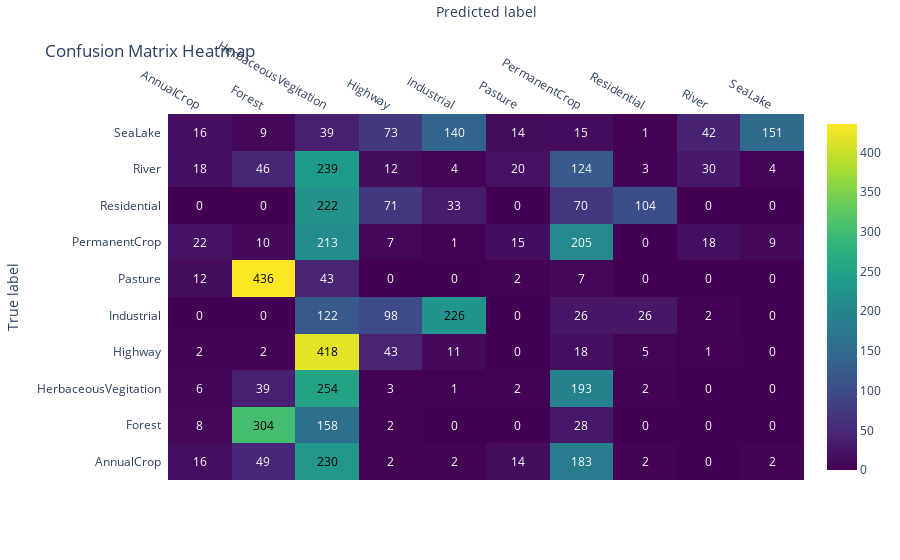

Source (notebook cell):
### Code cell
## using this because my matplotlib is broken
## feel free to use the block from above if yours work. 

import plotly.figure_factory as ff

z = cm.tolist()  # Convert the confusion matrix to a nested list
z_text = [["{:.0f}".format(y) for y in x] for x in z]  # Format values as strings

fig = ff.create_annotated_heatmap(
    z=z,
    x=class_names,
    y=class_names,
    annotation_text=z_text,
    colorscale="Viridis",
    showscale=True
)

fig.update_layout(
    title="Confusion Matrix Heatmap",
    xaxis_title="Predicted label",
    yaxis_title="True label",
    font=dict(size=12)
)

fig.show()

### Figure 1 — Plotly figure (JSON) as saved in the notebook; plotly's stock layout.template omitted (floating-point values rounded to 4 significant figures)
{"data": [{"colorscale": [[0, "#440154"], [0.1111, "#482878"], [0.2222, "#3e4989"], [0.3333, "#31688e"], [0.4444, "#26828e"], [0.5556, "#1f9e89"], [0.6667, "#35b779"], [0.7778, "#6ece58"], [0.8889, "#b5de2b"], [1, "#fde725"]], "reversescale": false, "showscale": true, "type": "heatmap", "x": ["AnnualCrop", "Forest", "HerbaceousVegitation", "Highway", "Industrial", "Pasture", "PermanentCrop", "Residential", "River", "SeaLake"], "y": ["AnnualCrop", "Forest", "HerbaceousVegitation", "Highway", "Industrial", "Pasture", "PermanentCrop", "Residential", "River", "SeaLake"], "z": [[16, 49, 230, 2, 2, 14, 183, 2, 0, 2], [8, 304, 158, 2, 0, 0, 28, 0, 0, 0], [6, 39, 254, 3, 1, 2, 193, 2, 0, 0], [2, 2, 418, 43, 11, 0, 18, 5, 1, 0], [0, 0, 122, 98, 226, 0, 26, 26, 2, 0], [12, 436, 43, 0, 0, 2, 7, 0, 0, 0], [22, 10, 213, 7, 1, 15, 205, 0, 18, 9], [0, 0, 222, 71, 33, 0, 70, 104, 0, 0], [18, 46, 239, 12, 4, 20, 124, 3, 30, 4], [16, 9, 39, 73, 140, 14, 15, 1, 42, 151]]}], "layout": {"annotations": [{"font": {"color": "#FFFFFF"}, "showarrow": false, "text": "16", "x": "AnnualCrop", "xref": "x", "y": "AnnualCrop", "yref": "y"}, {"font": {"color": "#FFFFFF"}, "showarrow": false, "text": "49", "x": "Forest", "xref": "x", "y": "AnnualCrop", "yref": "y"}, {"font": {"color": "#000000"}, "showarrow": false, "text": "230", "x": "HerbaceousVegitation", "xref": "x", "y": "AnnualCrop", "yref": "y"}, {"font": {"color": "#FFFFFF"}, "showarrow": false, "text": "2", "x": "Highway", "xref": "x", "y": "AnnualCrop", "yref": "y"}, {"font": {"color": "#FFFFFF"}, "showarrow": false, "text": "2", "x": "Industrial", "xref": "x", "y": "AnnualCrop", "yref": "y"}, {"font": {"color": "#FFFFFF"}, "showarrow": false, "text": "14", "x": "Pasture", "xref": "x", "y": "AnnualCrop", "yref": "y"}, {"font": {"color": "#FFFFFF"}, "showarrow": false, "text": "183", "x": "PermanentCrop", "xref": "x", "y": "AnnualCrop", "yref": "y"}, {"font": {"color": "#FFFFFF"}, "showarrow": false, "text": "2", "x": "Residential", "xref": "x", "y": "AnnualCrop", "yref": "y"}, {"font": {"color": "#FFFFFF"}, "showarrow": false, "text": "0", "x": "River", "xref": "x", "y": "AnnualCrop", "yref": "y"}, {"font": {"color": "#FFFFFF"}, "showarrow": false, "text": "2", "x": "SeaLake", "xref": "x", "y": "AnnualCrop", "yref": "y"}, {"font": {"color": "#FFFFFF"}, "showarrow": false, "text": "8", "x": "AnnualCrop", "xref": "x", "y": "Forest", "yref": "y"}, {"font": {"color": "#000000"}, "showarrow": false, "text": "304", "x": "Forest", "xref": "x", "y": "Forest", "yref": "y"}, {"font": {"color": "#FFFFFF"}, "showarrow": false, "text": "158", "x": "HerbaceousVegitation", "xref": "x", "y": "Forest", "yref": "y"}, {"font": {"color": "#FFFFFF"}, "showarrow": false, "text": "2", "x": "Highway", "xref": "x", "y": "Forest", "yref": "y"}, {"font": {"color": "#FFFFFF"}, "showarrow": false, "text": "0", "x": "Industrial", "xref": "x", "y": "Forest", "yref": "y"}, {"font": {"color": "#FFFFFF"}, "showarrow": false, "text": "0", "x": "Pasture", "xref": "x", "y": "Forest", "yref": "y"}, {"font": {"color": "#FFFFFF"}, "showarrow": false, "text": "28", "x": "PermanentCrop", "xref": "x", "y": "Forest", "yref": "y"}, {"font": {"color": "#FFFFFF"}, "showarrow": false, "text": "0", "x": "Residential", "xref": "x", "y": "Forest", "yref": "y"}, {"font": {"color": "#FFFFFF"}, "showarrow": false, "text": "0", "x": "River", "xref": "x", "y": "Forest", "yref": "y"}, {"font": {"color": "#FFFFFF"}, "showarrow": false, "text": "0", "x": "SeaLake", "xref": "x", "y": "Forest", "yref": "y"}, {"font": {"color": "#FFFFFF"}, "showarrow": false, "text": "6", "x": "AnnualCrop", "xref": "x", "y": "HerbaceousVegitation", "yref": "y"}, {"font": {"color": "#FFFFFF"}, "showarrow": false, "text": "39", "x": "Forest", "xref": "x", "y": "HerbaceousVegitation", "yref": "y"}, {"font": {"color": "#000000"}, "showarrow": false, "text": "254", "x": "HerbaceousVegitation", "xref": "x", "y": "HerbaceousVegitation", "yref": "y"}, {"font": {"color": "#FFFFFF"}, "showarrow": false, "text": "3", "x": "Highway", "xref": "x", "y": "HerbaceousVegitation", "yref": "y"}, {"font": {"color": "#FFFFFF"}, "showarrow": false, "text": "1", "x": "Industrial", "xref": "x", "y": "HerbaceousVegitation", "yref": "y"}, {"font": {"color": "#FFFFFF"}, "showarrow": false, "text": "2", "x": "Pasture", "xref": "x", "y": "HerbaceousVegitation", "yref": "y"}, {"font": {"color": "#FFFFFF"}, "showarrow": false, "text": "193", "x": "PermanentCrop", "xref": "x", "y": "HerbaceousVegitation", "yref": "y"}, {"font": {"color": "#FFFFFF"}, "showarrow": false, "text": "2", "x": "Residential", "xref": "x", "y": "HerbaceousVegitation", "yref": "y"}, {"font": {"color": "#FFFFFF"}, "showarrow": false, "text": "0", "x": "River", "xref": "x", "y": "HerbaceousVegitation", "yref": "y"}, {"font": {"color": "#FFFFFF"}, "showarrow": false, "text": "0", "x": "SeaLake", "xref": "x", "y": "HerbaceousVegitation", "yref": "y"}, {"font": {"color": "#FFFFFF"}, "showarrow": false, "text": "2", "x": "AnnualCrop", "xref": "x", "y": "Highway", "yref": "y"}, {"font": {"color": "#FFFFFF"}, "showarrow": false, "text": "2", "x": "Forest", "xref": "x", "y": "Highway", "yref": "y"}, {"font": {"color": "#000000"}, "showarrow": false, "text": "418", "x": "HerbaceousVegitation", "xref": "x", "y": "Highway", "yref": "y"}, {"font": {"color": "#FFFFFF"}, "showarrow": false, "text": "43", "x": "Highway", "xref": "x", "y": "Highway", "yref": "y"}, {"font": {"color": "#FFFFFF"}, "showarrow": false, "text": "11", "x": "Industrial", "xref": "x", "y": "Highway", "yref": "y"}, {"font": {"color": "#FFFFFF"}, "showarrow": false, "text": "0", "x": "Pasture", "xref": "x", "y": "Highway", "yref": "y"}, {"font": {"color": "#FFFFFF"}, "showarrow": false, "text": "18", "x": "PermanentCrop", "xref": "x", "y": "Highway", "yref": "y"}, {"font": {"color": "#FFFFFF"}, "showarrow": false, "text": "5", "x": "Residential", "xref": "x", "y": "Highway", "yref": "y"}, {"font": {"color": "#FFFFFF"}, "showarrow": false, "text": "1", "x": "River", "xref": "x", "y": "Highway", "yref": "y"}, {"font": {"color": "#FFFFFF"}, "showarrow": false, "text": "0", "x": "SeaLake", "xref": "x", "y": "Highway", "yref": "y"}, {"font": {"color": "#FFFFFF"}, "showarrow": false, "text": "0", "x": "AnnualCrop", "xref": "x", "y": "Industrial", "yref": "y"}, {"font": {"color": "#FFFFFF"}, "showarrow": false, "text": "0", "x": "Forest", "xref": "x", "y": "Industrial", "yref": "y"}, {"font": {"color": "#FFFFFF"}, "showarrow": false, "text": "122", "x": "HerbaceousVegitation", "xref": "x", "y": "Industrial", "yref": "y"}, {"font": {"color": "#FFFFFF"}, "showarrow": false, "text": "98", "x": "Highway", "xref": "x", "y": "Industrial", "yref": "y"}, {"font": {"color": "#000000"}, "showarrow": false, "text": "226", "x": "Industrial", "xref": "x", "y": "Industrial", "yref": "y"}, {"font": {"color": "#FFFFFF"}, "showarrow": false, "text": "0", "x": "Pasture", "xref": "x", "y": "Industrial", "yref": "y"}, {"font": {"color": "#FFFFFF"}, "showarrow": false, "text": "26", "x": "PermanentCrop", "xref": "x", "y": "Industrial", "yref": "y"}, {"font": {"color": "#FFFFFF"}, "showarrow": false, "text": "26", "x": "Residential", "xref": "x", "y": "Industrial", "yref": "y"}, {"font": {"color": "#FFFFFF"}, "showarrow": false, "text": "2", "x": "River", "xref": "x", "y": "Industrial", "yref": "y"}, {"font": {"color": "#FFFFFF"}, "showarrow": false, "text": "0", "x": "SeaLake", "xref": "x", "y": "Industrial", "yref": "y"}, {"font": {"color": "#FFFFFF"}, "showarrow": false, "text": "12", "x": "AnnualCrop", "xref": "x", "y": "Pasture", "yref": "y"}, {"font": {"color": "#000000"}, "showarrow": false, "text": "436", "x": "Forest", "xref": "x", "y": "Pasture", "yref": "y"}, {"font": {"color": "#FFFFFF"}, "showarrow": false, "text": "43", "x": "HerbaceousVegitation", "xref": "x", "y": "Pasture", "yref": "y"}, {"font": {"color": "#FFFFFF"}, "showarrow": false, "text": "0", "x": "Highway", "xref": "x", "y": "Pasture", "yref": "y"}, {"font": {"color": "#FFFFFF"}, "showarrow": false, "text": "0", "x": "Industrial", "xref": "x", "y": "Pasture", "yref": "y"}, {"font": {"color": "#FFFFFF"}, "showarrow": false, "text": "2", "x": "Pasture", "xref": "x", "y": "Pasture", "yref": "y"}, {"font": {"color": "#FFFFFF"}, "showarrow": false, "text": "7", "x": "PermanentCrop", "xref": "x", "y": "Pasture", "yref": "y"}, {"font": {"color": "#FFFFFF"}, "showarrow": false, "text": "0", "x": "Residential", "xref": "x", "y": "Pasture", "yref": "y"}, {"font": {"color": "#FFFFFF"}, "showarrow": false, "text": "0", "x": "River", "xref": "x", "y": "Pasture", "yref": "y"}, {"font": {"color": "#FFFFFF"}, "showarrow": false, "text": "0", "x": "SeaLake", "xref": "x", "y": "Pasture", "yref": "y"}, {"font": {"color": "#FFFFFF"}, "showarrow": false, "text": "22", "x": "AnnualCrop", "xref": "x", "y": "PermanentCrop", "yref": "y"}, {"font": {"color": "#FFFFFF"}, "showarrow": false, "text": "10", "x": "Forest", "xref": "x", "y": "PermanentCrop", "yref": "y"}, {"font": {"color": "#FFFFFF"}, "showarrow": false, "text": "213", "x": "HerbaceousVegitation", "xref": "x", "y": "PermanentCrop", "yref": "y"}, {"font": {"color": "#FFFFFF"}, "showarrow": false, "text": "7", "x": "Highway", "xref": "x", "y": "PermanentCrop", "yref": "y"}, {"font": {"color": "#FFFFFF"}, "showarrow": false, "text": "1", "x": "Industrial", "xref": "x", "y": "PermanentCrop", "yref": "y"}, {"font": {"color": "#FFFFFF"}, "showarrow": false, "text": "15", "x": "Pasture", "xref": "x", "y": "PermanentCrop", "yref": "y"}, {"font": {"color": "#FFFFFF"}, "showarrow": false, "text": "205", "x": "PermanentCrop", "xref": "x", "y": "PermanentCrop", "yref": "y"}, {"font": {"color": "#FFFFFF"}, "showarrow": false, "text": "0", "x": "Residential", "xref": "x", "y": "PermanentCrop", "yref": "y"}, {"font": {"color": "#FFFFFF"}, "showarrow": false, "text": "18", "x": "River", "xref": "x", "y": "PermanentCrop", "yref": "y"}, {"font": {"color": "#FFFFFF"}, "showarrow": false, "text": "9", "x": "SeaLake", "xref": "x", "y": "PermanentCrop", "yref": "y"}, {"font": {"color": "#FFFFFF"}, "showarrow": false, "text": "0", "x": "AnnualCrop", "xref": "x", "y": "Residential", "yref": "y"}, {"font": {"color": "#FFFFFF"}, "showarrow": false, "text": "0", "x": "Forest", "xref": "x", "y": "Residential", "yref": "y"}, {"font": {"color": "#000000"}, "showarrow": false, "text": "222", "x": "HerbaceousVegitation", "xref": "x", "y": "Residential", "yref": "y"}, {"font": {"color": "#FFFFFF"}, "showarrow": false, "text": "71", "x": "Highway", "xref": "x", "y": "Residential", "yref": "y"}, {"font": {"color": "#FFFFFF"}, "showarrow": false, "text": "33", "x": "Industrial", "xref": "x", "y": "Residential", "yref": "y"}, {"font": {"color": "#FFFFFF"}, "showarrow": false, "text": "0", "x": "Pasture", "xref": "x", "y": "Residential", "yref": "y"}, {"font": {"color": "#FFFFFF"}, "showarrow": false, "text": "70", "x": "PermanentCrop", "xref": "x", "y": "Residential", "yref": "y"}, {"font": {"color": "#FFFFFF"}, "showarrow": false, "text": "104", "x": "Residential", "xref": "x", "y": "Residential", "yref": "y"}, {"font": {"color": "#FFFFFF"}, "showarrow": false, "text": "0", "x": "River", "xref": "x", "y": "Residential", "yref": "y"}, {"font": {"color": "#FFFFFF"}, "showarrow": false, "text": "0", "x": "SeaLake", "xref": "x", "y": "Residential", "yref": "y"}, {"font": {"color": "#FFFFFF"}, "showarrow": false, "text": "18", "x": "AnnualCrop", "xref": "x", "y": "River", "yref": "y"}, {"font": {"color": "#FFFFFF"}, "showarrow": false, "text": "46", "x": "Forest", "xref": "x", "y": "River", "yref": "y"}, {"font": {"color": "#000000"}, "showarrow": false, "text": "239", "x": "HerbaceousVegitation", "xref": "x", "y": "River", "yref": "y"}, {"font": {"color": "#FFFFFF"}, "showarrow": false, "text": "12", "x": "Highway", "xref": "x", "y": "River", "yref": "y"}, {"font": {"color": "#FFFFFF"}, "showarrow": false, "text": "4", "x": "Industrial", "xref": "x", "y": "River", "yref": "y"}, {"font": {"color": "#FFFFFF"}, "showarrow": false, "text": "20", "x": "Pasture", "xref": "x", "y": "River", "yref": "y"}, {"font": {"color": "#FFFFFF"}, "showarrow": false, "text": "124", "x": "PermanentCrop", "xref": "x", "y": "River", "yref": "y"}, {"font": {"color": "#FFFFFF"}, "showarrow": false, "text": "3", "x": "Residential", "xref": "x", "y": "River", "yref": "y"}, {"font": {"color": "#FFFFFF"}, "showarrow": false, "text": "30", "x": "River", "xref": "x", "y": "River", "yref": "y"}, {"font": {"color": "#FFFFFF"}, "showarrow": false, "text": "4", "x": "SeaLake", "xref": "x", "y": "River", "yref": "y"}, {"font": {"color": "#FFFFFF"}, "showarrow": false, "text": "16", "x": "AnnualCrop", "xref": "x", "y": "SeaLake", "yref": "y"}, {"font": {"color": "#FFFFFF"}, "showarrow": false, "text": "9", "x": "Forest", "xref": "x", "y": "SeaLake", "yref": "y"}, {"font": {"color": "#FFFFFF"}, "showarrow": false, "text": "39", "x": "HerbaceousVegitation", "xref": "x", "y": "SeaLake", "yref": "y"}, {"font": {"color": "#FFFFFF"}, "showarrow": false, "text": "73", "x": "Highway", "xref": "x", "y": "SeaLake", "yref": "y"}, {"font": {"color": "#FFFFFF"}, "showarrow": false, "text": "140", "x": "Industrial", "xref": "x", "y": "SeaLake", "yref": "y"}, {"font": {"color": "#FFFFFF"}, "showarrow": false, "text": "14", "x": "Pasture", "xref": "x", "y": "SeaLake", "yref": "y"}, {"font": {"color": "#FFFFFF"}, "showarrow": false, "text": "15", "x": "PermanentCrop", "xref": "x", "y": "SeaLake", "yref": "y"}, {"font": {"color": "#FFFFFF"}, "showarrow": false, "text": "1", "x": "Residential", "xref": "x", "y": "SeaLake", "yref": "y"}, {"font": {"color": "#FFFFFF"}, "showarrow": false, "text": "42", "x": "River", "xref": "x", "y": "SeaLake", "yref": "y"}, {"font": {"color": "#FFFFFF"}, "showarrow": false, "text": "151", "x": "SeaLake", "xref": "x", "y": "SeaLake", "yref": "y"}], "font": {"size": 12}, "title": {"text": "Confusion Matrix Heatmap"}, "xaxis": {"dtick": 1, "gridcolor": "rgb(0, 0, 0)", "side": "top", "ticks": "", "title": {"text": "Predicted label"}}, "yaxis": {"dtick": 1, "ticks": "", "ticksuffix": "  ", "title": {"text": "True label"}}}}
